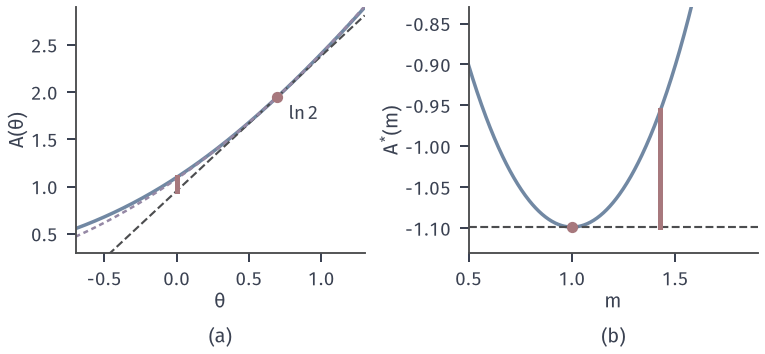

This chart was generated by the following Python code:
"""Tilted family p_theta(x) ∝ e^{theta x} on {0,1,2}. (a) A(theta)=ln(1+e^theta+e^{2theta}), tangent at theta=ln2 (slope 10/7),
gap at theta'=0 equals D(P_ln2||P_0)=ln3-ln7+(10/7)ln2; purple dashed: tangent + (1/2)G(theta'-theta)^2, G=26/49.
(b) dual A*(m)=sum p ln p on (0,2); tangent at m'=1 (theta=0, slope 0); gap at m=10/7 equals the same KL."""
from pathlib import Path
import sys
HERE = Path(__file__).resolve().parent
sys.path.insert(0, str(HERE.parent/"igeo-common"))
from common import *

import math
def A(t): return np.log(1+np.exp(t)+np.exp(2*t))
def probs(t):
    w = np.exp(np.outer(np.atleast_1d(t), np.arange(3))); return w/w.sum(1, keepdims=True)
fig, (a, b) = figure(width_mm=108, height_mm=50, ncols=2)
t = np.linspace(-0.7, 1.3, 400); t0 = math.log(2); m0 = 10/7; G0 = 26/49
a.plot(t, A(t), color=BLUE, lw=1.4)
a.plot(t, A(t0)+m0*(t-t0), color=STROKE, lw=0.85, ls='--')
a.plot(t, A(t0)+m0*(t-t0)+0.5*G0*(t-t0)**2, color=PURPLE, lw=1.0, ls=(0, (2, 1.5)))
gap = float(A(0)-A(t0)-m0*(0-t0))
a.plot([0, 0], [A(t0)+m0*(0-t0), A(0)], color=RED, lw=2.0)
a.scatter([t0], [A(t0)], s=14, color=RED, zorder=5)
a.set_xlim(-0.7, 1.3); a.set_ylim(0.3, 2.9); a.set_xlabel(r'$\theta$', labelpad=1); a.set_ylabel(r'$A(\theta)$', labelpad=1)
a.text(t0+0.08, A(t0)-0.08, r'$\ln 2$', va='top', fontsize=7.5)
# dual
tt = np.linspace(-9, 9, 3000); P = probs(tt); m = P@np.arange(3); Astar = (P*np.log(P)).sum(1)
b.plot(m, Astar, color=BLUE, lw=1.4)
Am1 = -math.log(3)
b.plot([0.5, 1.9], [Am1, Am1], color=STROKE, lw=0.85, ls='--')
p0 = probs(t0)[0]; As0 = float((p0*np.log(p0)).sum())
b.plot([m0, m0], [Am1, As0], color=RED, lw=2.0)
b.scatter([1], [Am1], s=14, color=RED, zorder=5)
b.set_xlim(0.5, 1.9); b.set_ylim(-1.13, -0.83); b.set_xlabel(r'$m$', labelpad=1); b.set_ylabel(r'$A^{*}(m)$', labelpad=1)
tag(a, '(a)', y=-0.30); tag(b, '(b)', y=-0.30)
save(fig, HERE, 'figure', {'gap_a': gap, 'gap_b': As0-Am1, 'quad_pred': 0.5*G0*t0**2})
